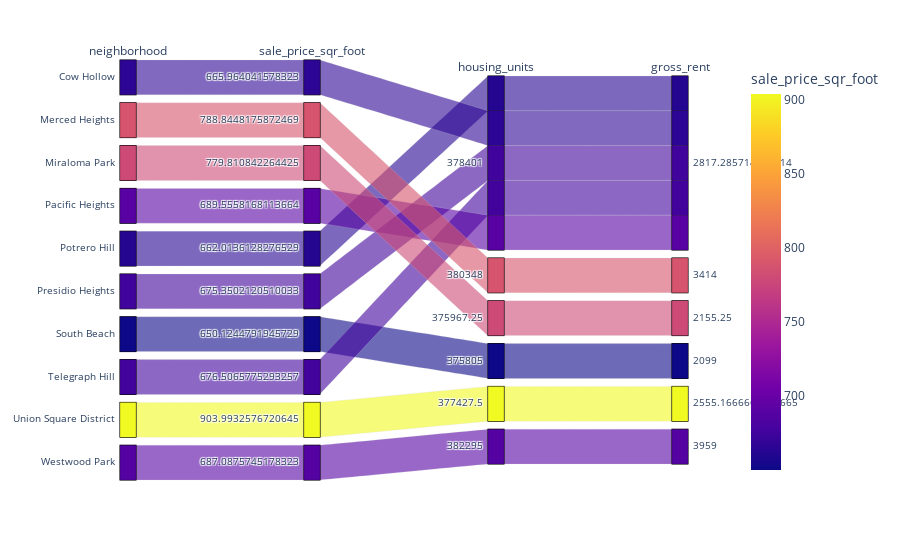

The notebook cell this image was saved under:
### Code cell
# Parallel Coordinates Plot
px.parallel_categories(top,color='sale_price_sqr_foot',)

### Figure 1 — Plotly figure (JSON) as saved in the notebook; plotly's stock layout.template omitted (floating-point values rounded to 4 significant figures)
{"data": [{"dimensions": [{"label": "neighborhood", "values": ["Cow Hollow", "Merced Heights", "Miraloma Park", "Pacific Heights", "Potrero Hill", "Presidio Heights", "South Beach", "Telegraph Hill", "Union Square District", "Westwood Park"]}, {"label": "sale_price_sqr_foot", "values": [666.0, 788.8, 779.8, 689.6, 662.0, 675.4, 650.1, 676.5, 904.0, 687.1]}, {"label": "housing_units", "values": [378401, 380348, 376000.0, 378401, 378401, 378401, 375805, 378401, 377400.0, 382295]}, {"label": "gross_rent", "values": [2817.0, 3414, 2155.0, 2817.0, 2817.0, 2817.0, 2099, 2817.0, 2555.0, 3959]}], "domain": {"x": [0, 1], "y": [0, 1]}, "line": {"color": [666.0, 788.8, 779.8, 689.6, 662.0, 675.4, 650.1, 676.5, 904.0, 687.1], "coloraxis": "coloraxis"}, "name": "", "type": "parcats"}], "layout": {"coloraxis": {"colorbar": {"title": {"text": "sale_price_sqr_foot"}}, "colorscale": [[0, "#0d0887"], [0.1111, "#46039f"], [0.2222, "#7201a8"], [0.3333, "#9c179e"], [0.4444, "#bd3786"], [0.5556, "#d8576b"], [0.6667, "#ed7953"], [0.7778, "#fb9f3a"], [0.8889, "#fdca26"], [1, "#f0f921"]]}, "legend": {"tracegroupgap": 0}, "margin": {"t": 60}}}
